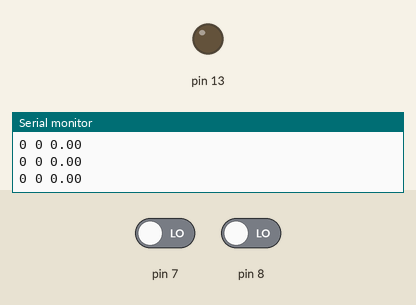
This sketch was run on a simulated Arduino Uno, built with avr-gcc and run on an emulated ATmega328P. Parts: output pins drawn as LEDs (lit = HIGH), the last lines printed to the serial monitor. The test bench sets the inputs (shaded band); at power-on: pin 7 LOW, pin 8 LOW.

Above: at 1.2 s.
1.3 s: pin 7 driven HIGH
At 2.0 s:
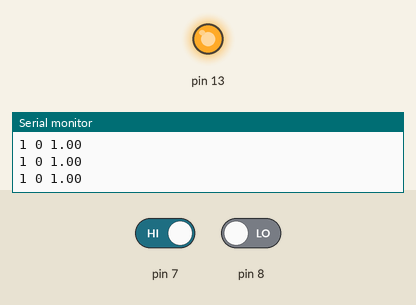
2.8 s: pin 7 driven LOW
At 3.1 s:
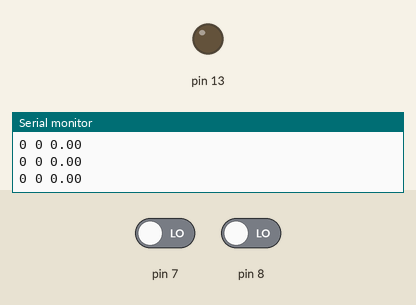
4.3 s: pin 8 driven HIGH
At 5.4 s:
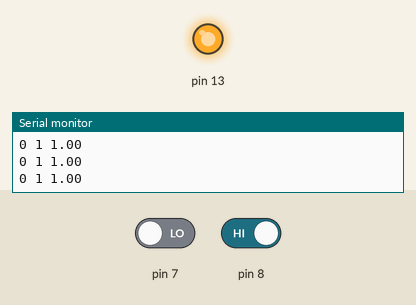
Timing chart, 0 to 7.3 s (numbered marks = the images above; inputs shaded):
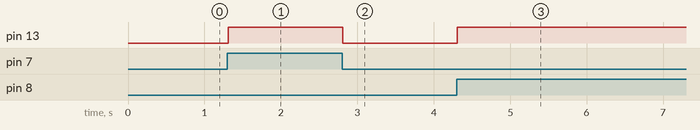

Measured:
- after the input at 1.3 s, pin 13: LOW → HIGH at once
- after the input at 2.8 s, pin 13: HIGH → LOW at once
- after the input at 4.3 s, pin 13: LOW → HIGH at once

The sketch:

OR.ino
```cpp
#include "math.h"
byte p1 , p2 ;  //variables de entrada
float n1 , n2 , n3 ; // variables de las salidas de las neuronas
float a1 , a2 ; // las salidas de las funciones de activacion
float e=2.7182818 ; // Definimos e para trabjar con la tanjente hiperbolica

void setup() {
   pinMode (7 , INPUT);
   pinMode (8 , INPUT);
   pinMode (13 , OUTPUT);
   Serial.begin(9600);
  }


void loop()
{
   p1=digitalRead ( 7 );  //definimos pin 7 de entrada
   p2=digitalRead ( 8 ) ; //definimos pin 8 de entrada
   Serial.print(p1);
   Serial.print(" ");
   Serial.print(p2);
   Serial.print(" ");
   // definimos la sumatoria de nuestra neurona
   n1= p1 * (-2.8674) + p2 * (-2.4581) + (4.8654) ;
   n2 = p1 * (-2.0679) + p2 * (-3.3273) + (0.5961) ;
   a1 = tansig ( n1 ) ;
   a2 = tansig ( n2 );

   //capa de la neurona

   n3 = a1 * (0.0327) + a2 * (-0.6741) + ( 0.3333) ;
   n3=round(n3); //redondeamos para que no salga - negativos
   digitalWrite ( 13 , n3 );
   Serial.println(n3);


}

// definimos la funcion tangente hiperbolica
// funcion tansig
float tansig ( float x ) {
  float a ;

  a = ( pow ( e , x ) -pow ( e , -x ) ) / ( pow ( e , x ) + pow ( e , -x ) ) ;
  return a ; // regreseamos el valor de a
  }
```
